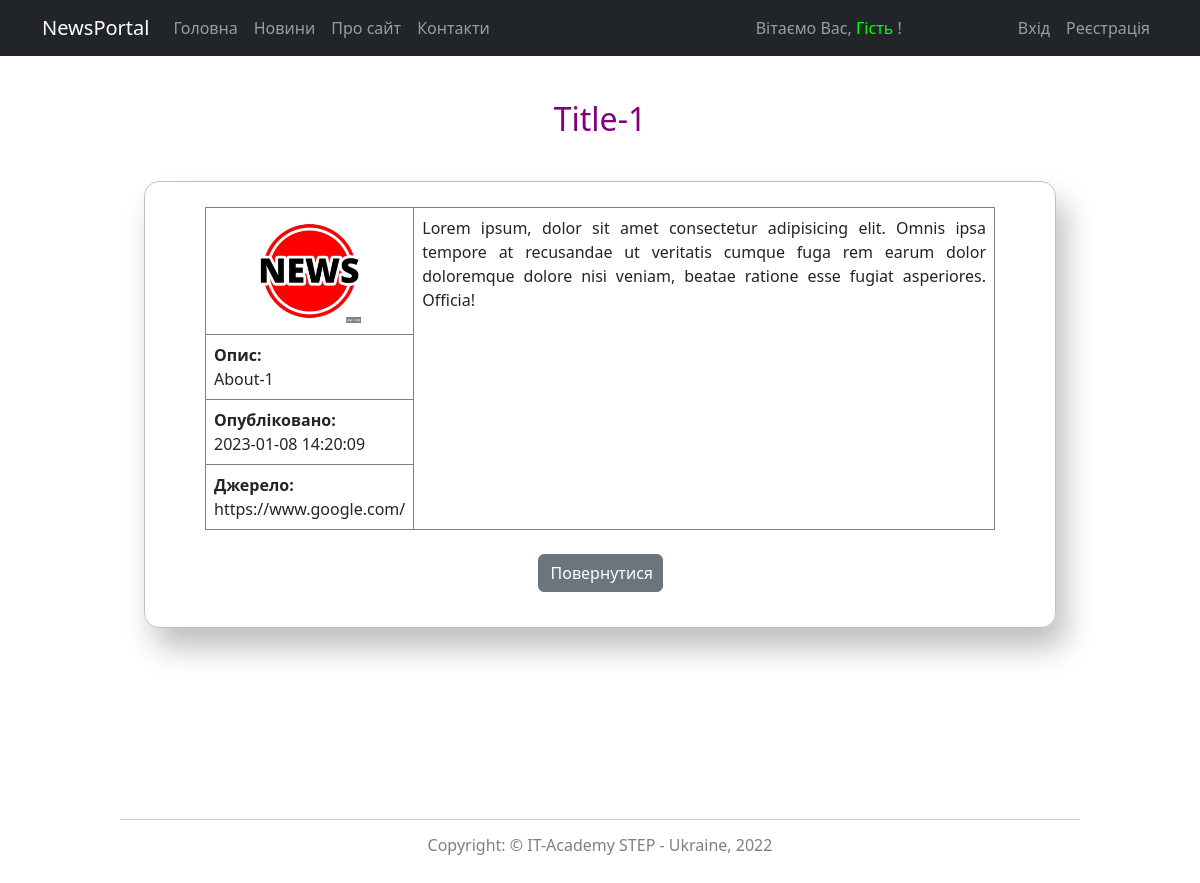
The app's page /index.php?id=news_details&news_id=1 with its own data.
### tables this page shows
CREATE TABLE `news` (
  `id` int NOT NULL,
  `title` varchar(200) NOT NULL,
  `about` varchar(200) NOT NULL,
  `details` varchar(1024) NOT NULL,
  `photo` varchar(256) NOT NULL,
  `source` varchar(256) NOT NULL,
  `publish` datetime NOT NULL
);

### system/lib/page.php (called while the page is built, shortened)
<?php
class Page
{
    public $layout;
    public function __construct()
    {
        $this->layout = 'public/layouts/base.php';
    }
    public function load()
    {
        include($this->layout);
    }
}

### index.php (called while the page is built, shortened)
<?php
require_once('system/lib/page.php');
$page = new Page();
$page->load();

### system/providers/db_provider.php (called while the page is built, shortened)
<?php
class DbProvider {
    public function __construct() {
        $this->_conn = new mysqli(DB_HOST, DB_USER, DB_PASS, DB_NAME);
    }
}

### system/services/news_service.php (called while the page is built, shortened)
<?php
require_once('system/providers/db_provider.php');
class NewsService extends DbProvider
{
    public function get_news_details($id)
    {
        $query = 'select * from news ';
        $query .= 'where id = ?';
        $stmt = $this->_conn->prepare($query);
        $stmt->bind_param('i', $id);
        if (!$stmt->execute()) {
            throw new Exception('Помилка виводу');
        }
        $stmt->execute();
        $news = $stmt->get_result()->fetch_assoc();
        if (isset($news)) {
            return $news;
        }
        return false;
    }
}

### public/pages/news_details.php (the view, shortened to what this page needs)
<?php
$uri = $_SERVER['REQUEST_URI'];
$id = explode('news_id=', $uri)[1];
require_once('system/services/news_service.php');
$service = new NewsService();
$news = $service->get_news_details($id);
?>
<div>
    <h2><?= $news['title'] ?></h2>
    <div class="container">
        <div class="row no-padding">
            <div class="container" id="form5">
                <table id="table2">
                    <tr>
                        <td class="td-mini">
                            <img src="<?= $news['photo'] ?>" alt="-" class="mini">
                        </td>
                        <td class="td-details" rowspan="4"><?= $news['details'] ?></td>
                    </tr>
                    <tr>
                        <td>
                            <strong>Опис</strong>
                            <p><?= $news['about'] ?></p>
                        </td>
                    </tr>
                    <tr>
                        <td>
                            <strong>Опубліковано</strong>
                            <p><?= $news['publish'] ?></p>
                        </td>
                    </tr>
                    <tr>
                        <td>
                            <strong>Джерело</strong>
                            <p><?= $news['source'] ?></p>
                        </td>
                    </tr>
                </table>
                <div class="row no-padding">
                    <div class="col">
                        <div class="control-group text-center">
                            <a href="index.php?id=news" class="btn btn-secondary my-btn">Повернутися</a>
                        </div>
                    </div>
                </div>
            </div>
        </div>
    </div>
</div>

### public/styles/base.css (style rules this page uses)
body { text-align: center; padding: 100px 10%; }
main h2 { color: purple; }
main div { padding-bottom: 75px; }
#form1, #form2, #form3, #form4, #form5 { width: 450px; margin: 25px auto; margin-top: 35px; border: 1px solid silver; border-radius: 15px; padding: 15px 60px; padding-bottom: 35px; box-shadow: 10px 20px 30px silver; }
#form5 { width: 95%; }
.control-group { margin-top: 1.5rem !important; padding-bottom: 0; }
table, th, td { border: 1px solid grey; }
#table1, #table2 { width: 100%; margin-top: 10px; }
#table2 td:not(.td-mini) { padding: 0.5rem; vertical-align: top; }
#table2 td:not(.td-mini, .td-details) { text-align: left; }
#table2 strong::after { content: ":"; }
#table2 p { margin: 0; }
.td-details { text-align: justify; }
.mini { width: 50%; margin: 10px; }
.td-mini { width: 20%; }
.my-btn { width: 125px; }
.no-padding, .no-padding>div { padding: 0; }

### records on screen
news: title "Title-1", photo (picture), details "Lorem ipsum, dolor sit amet consectetur adipisicing elit. Omnis ipsa tempore at recusandae ut veritatis cumque fuga rem earum dolor doloremque dolore nisi veniam, beatae ratione esse fugiat asperiores. Officia!", about "About-1", publish "2023-01-08 14:20:09", source "https://www.google.com/"
